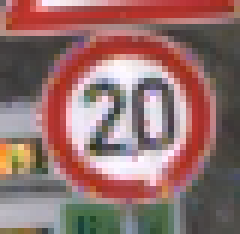
%> input picture images/Train1/0/00000_00000_00013.png, 40 x 39 px (shown 6 times larger)
$ octave --eval "result = descriptors(imread('../images/Train1/0/00000_00000_00013.png'));"   (GNU Octave 9; MATLAB toolbox functions it lacks are replaced by stand-ins)
%> lines starting %> are read from the running program, lines starting %| are printed output that depends on the picture; in (x1, y1, x2, y2) boxes, pixels count from 0 and x2, y2 are one past the last pixel; in counts of white or black regions, pixels touching at a corner belong together; the program's own positions count from 1
% Genera descriptors per la imatge donada

function [desc, mask, colors] = descriptors(I)
    G = rgb2gray(I);
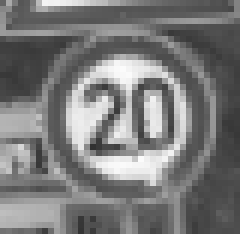
%> G: size 39x40 uint8 (shown 6 times larger); min 49, max 251, mean 121.7

    desc = descriptorTriangle(G);
% [7 lines not run here, left out]
% [110 lines left out: functions maskDescriptors, descriptorCircle, descriptorColors, not called in this run]

function desc = descriptorTriangle(channel)
    [L, DC, H] = houghpoints(channel, [25:0.5:35]);
    desc.DLL = L;
    desc.DLDH = DC(1);
    desc.DLDV = DC(2);
    desc.DLH = H;

    [L, DC, H] = houghpoints(channel, [-35:0.5:-25]);
    desc.DRL = L;
    desc.DRDH = DC(1);
    desc.DRDV = DC(2);
    desc.DRH = H;

    [L, DC, H] = houghpoints(channel, [-85:-90, 84:89]);
    desc.DHL = L;
    desc.DHDH = DC(1);
    desc.DHDV = DC(2);
    desc.DHH = H;
end

function [L, DC, PH] = houghpoints(channel, angle)
    CE = edge(channel,'canny');
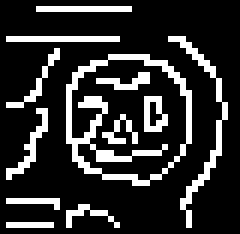
%> CE: size 39x40 logical (shown 6 times larger); 18.7% white in thin lines or dots, all inside (x1, y1, x2, y2) = (1, 1, 38, 38)

    width = size(channel,2);
%> width = 40

    [H,theta,rho] = hough(CE, 'Theta', angle);
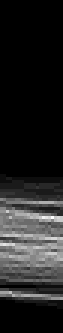
%> H: size 111x21 double (shown 3 times larger); min 0, max 19, mean 2.63; drawn with min black and max white
%> theta = 21 values from 25 to 35; rho = 111 values from -55 to 55
%> (the run ends here)
